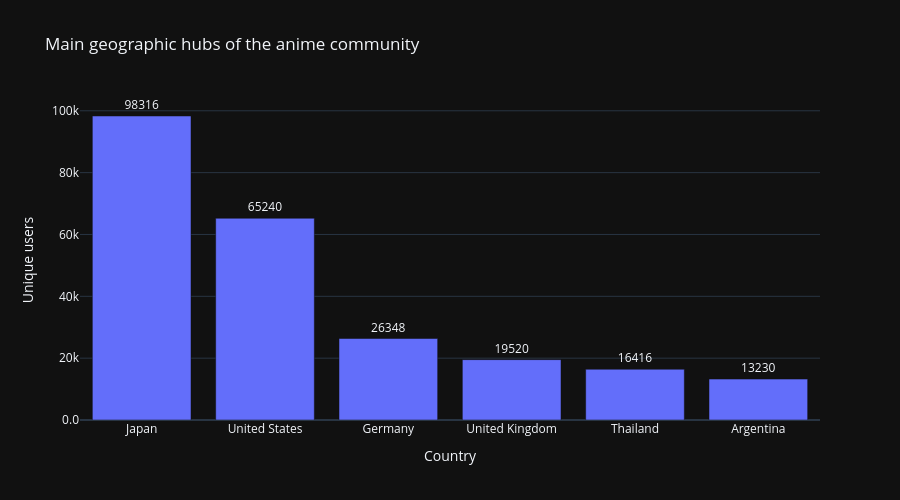

Notebook code for this chart:
### Markdown cell above
## I principali poli geografici della community anime

### Code cell
top6_counts = (
    profiles.groupby("country")["username"].nunique().sort_values(ascending=False).head(6).reset_index(name="n_users")
)
fig = px.bar( top6_counts, x="country", y="n_users", text="n_users", title="Main geographic hubs of the anime community", labels={"country": "Country", "n_users": "Unique users"}
)
fig.update_traces(textposition="outside")
fig.update_layout(
    width=900, height=500
)
fig.update_yaxes(tickformat=".2s")
fig.update_xaxes(categoryorder="total descending")

fig.show()

### Figure 1 — Plotly figure (JSON) as saved in the notebook; plotly's stock layout.template omitted (floating-point values rounded to 4 significant figures)
{"data": [{"hovertemplate": "Country=%{x}<br>Unique users=%{text}<extra></extra>", "legendgroup": "", "marker": {"color": "#636efa", "pattern": {"shape": ""}}, "name": "", "orientation": "v", "showlegend": false, "text": [98320.0, 65240.0, 26350.0, 19520.0, 16420.0, 13230.0], "textposition": "outside", "x": ["Japan", "United States", "Germany", "United Kingdom", "Thailand", "Argentina"], "xaxis": "x", "y": [98316, 65240, 26348, 19520, 16416, 13230], "yaxis": "y", "type": "bar"}], "layout": {"xaxis": {"anchor": "y", "domain": [0.0, 1.0], "title": {"text": "Country"}, "categoryorder": "total descending"}, "yaxis": {"anchor": "x", "domain": [0.0, 1.0], "title": {"text": "Unique users"}, "tickformat": ".2s"}, "legend": {"tracegroupgap": 0}, "title": {"text": "Main geographic hubs of the anime community"}, "barmode": "relative", "width": 900, "height": 500}}
